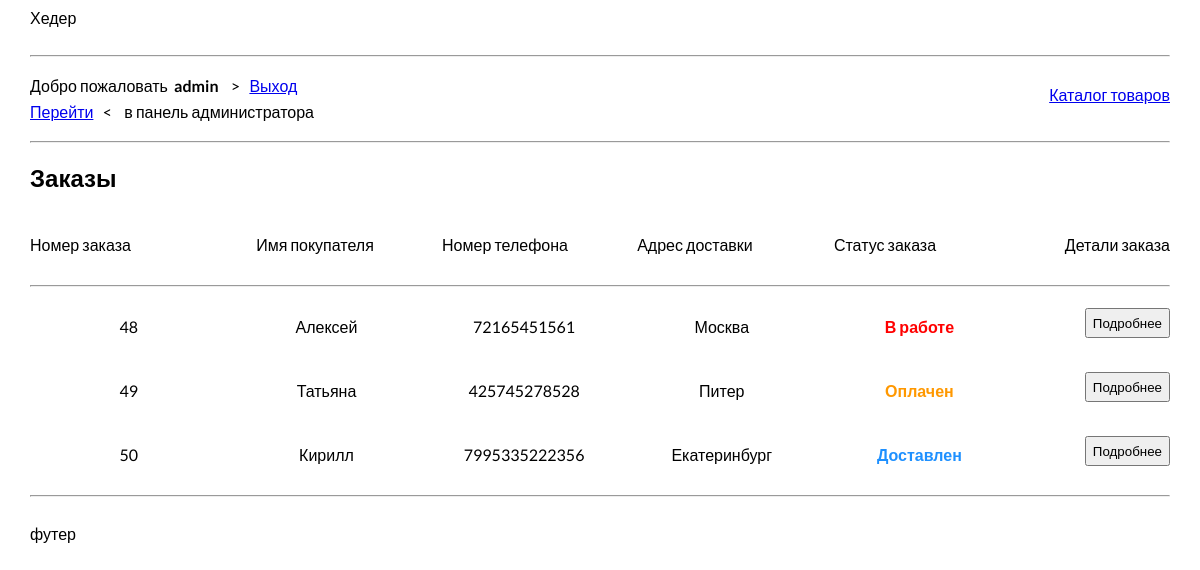
Page /admin/ (signed in) on the committed database.
### tables this page shows
CREATE TABLE `orders` (
  `idx` int(11) NOT NULL,
  `session` text NOT NULL,
  `status` int(11) NOT NULL,
  `name` text NOT NULL,
  `phone` text NOT NULL,
  `address` text NOT NULL
);

### engine/Render.php (called while the page is built, shortened)
<?php
class Render implements IRenderer
{
    public function renderTemplate($template, $params = [])
    {
        extract($params);
        $templatePath = TEMPLATES_DIR . $template . ".php";
        include $templatePath;
        return ob_get_clean();
    }
}

### engine/Db.php (called while the page is built, shortened)
<?php
class Db
{
    private $config = [
        'driver' => 'mysql',
        'host' => 'localhost',
        'login' => 'root',
        'password' => '',
        'database' => 'shop_db',
        'charset' => 'utf8'
    ];
    private $connection = null;
    private function getConnection()
    {
        if (is_null($this->connection)) {
            $this->connection = new \PDO($this->preparePdoString(),
                $this->config['login'],
                $this->config['password']);
            $this->connection->setAttribute(\PDO::ATTR_DEFAULT_FETCH_MODE, \PDO::FETCH_ASSOC);
            $this->connection->setAttribute(\PDO::ATTR_DEFAULT_FETCH_MODE, \PDO::ERRMODE_EXCEPTION);
        }
        return $this->connection;
    }
    private function preparePdoString()
    {
        return sprintf("%s:host=%s;dbname=%s;charset=%s",
            $this->config['driver'],
            $this->config['host'],
            $this->config['database'],
            $this->config['charset']
        );
    }
    private function query($sql, $params = [])
    {
        $statement = $this->getConnection()->prepare($sql);
        $statement->execute($params);
        return $statement;
    }
    public function queryAll($sql, $param = [])
    {
        return $this->query($sql, $param)->fetchAll();
    }
}

### model/DbModel.php (called while the page is built, shortened)
<?php
abstract class DbModel extends Models
{
    public static function getAll()
    {
        $tableName = static::getTableName();
        $sql = "SELECT * FROM {$tableName}";
        return Db::getInstance()->queryAll($sql);
    }
}

### engine/Autoload.php (called while the page is built, shortened)
<?php
class Autoload
{
    public function loadClass($className)
    {
        $className = str_replace(['app\\', '\\'], ['/../', DIRECTORY_SEPARATOR], $className);
        $fileName = $_SERVER['DOCUMENT_ROOT'] . $className . '.php';
    }
}

### traits/Tsingletone.php (called while the page is built, shortened)
<?php
trait Tsingletone
{
    private static $instance = null;
    public static function getInstance()
    {
        if (is_null(static::$instance)) {
            static::$instance = new static();
        }
        return static::$instance;
    }
}

### model/Orders.php (called while the page is built, shortened)
<?php
class Orders extends DbModel
{
    public static function getTableName()
    {
        return "orders";
    }
}

### views/admin.php (the view, shortened to what this page needs)
    <h2>Заказы</h2>
    <div class="row-product">
        <p class="row-product_flex">Номер заказа</p>
        <p class="row-product_flex row-product_center">Имя покупателя</p>
        <p class="row-product_flex row-product_center">Номер телефона</p>
        <p class="row-product_flex row-product_center">Адрес доставки</p>
        <p class="row-product_flex row-product_center">Статус заказа</p>
        <p class="row-product_flex row-product_right">Детали заказа</p>
    </div>
    <hr>
<?php foreach ($orders as $key => $value): $order = (object)$value; ?>
    <div class="row-product">
        <p class="row-product_flex row-product_center"><?= $order->idx ?></p>
        <p class="row-product_flex row-product_center"><?= $order->name ?></p>
        <p class="row-product_flex row-product_center"><?= $order->phone ?></p>
        <p class="row-product_flex row-product_center"><?= $order->address ?></p>
        <p class="row-product_flex row-product_center">
            <? if ($order->status == 1) : echo '<span class="color-status-red">В работе</span>'; endif ?>
            <? if ($order->status == 2) : echo '<span class="color-status-orange">Оплачен</span>'; endif ?>
            <? if ($order->status == 3) : echo '<span class="color-status-blue">Доставлен</span>'; endif ?>
        </p>
        <form action="/order/" method="post">
            <button type="submit" name="id" value="<?= $order->idx ?>" class="row-product_buttom">Подробнее</button>
        </form>
    </div>
<?php endforeach; ?>

### public/css/style.css (style rules this page uses)
body { font-family: 'Lato', sans-serif; }
.row-product { display: flex; justify-content: space-between; height: 4em; line-height: 2em; }
.row-product_flex { flex: 1; }
.row-product_center { text-align: center; }
.row-product_right { text-align: right; }
.row-product_buttom { margin-left: 5em; height: 30px; flex: 0.2; margin-top: 1em; }
.color-status-red { font-weight: 700; color: red; }
.color-status-orange { font-weight: 700; color: #ff9800; }
.color-status-blue { font-weight: 700; color: dodgerblue; }

### rows in the picture
orders: idx "48", name "Алексей", phone "72165451561", address "Москва", status "В работе"
orders: idx "49", name "Татьяна", phone "425745278528", address "Питер", status "Оплачен"
orders: idx "50", name "Кирилл", phone "7995335222356", address "Екатеринбург", status "Доставлен"

### other values in the picture
$username "admin"
